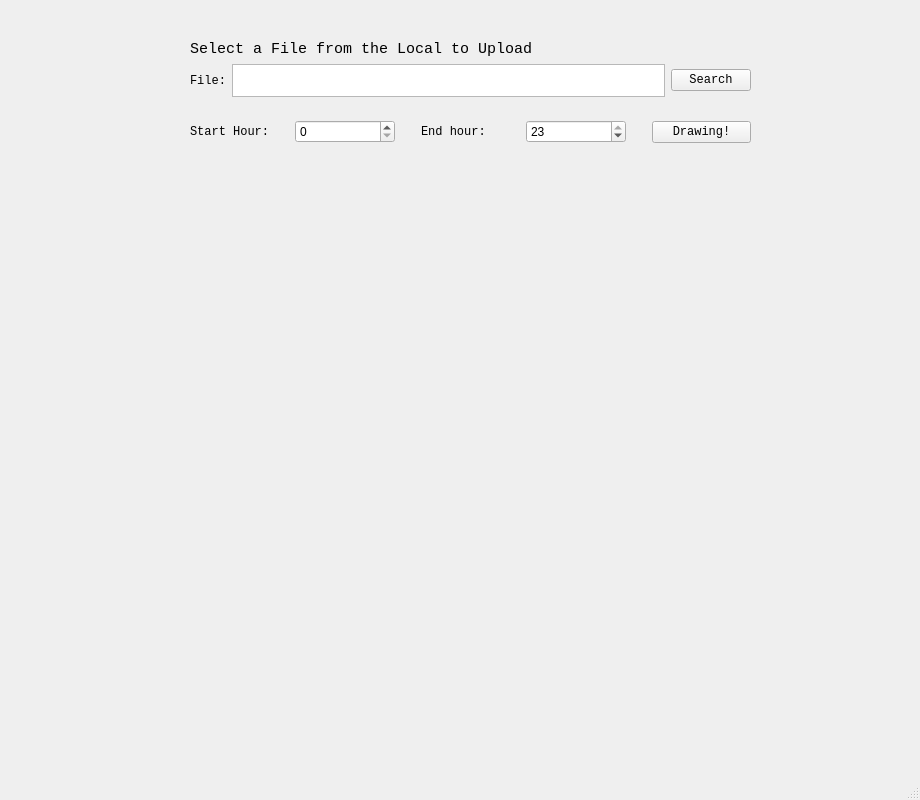
<?xml version="1.0" encoding="UTF-8"?>
<ui version="4.0">
 <class>MainWindow</class>
 <widget class="QMainWindow" name="MainWindow">
  <property name="geometry">
   <rect>
    <x>0</x>
    <y>0</y>
    <width>920</width>
    <height>800</height>
   </rect>
  </property>
  <property name="sizePolicy">
   <sizepolicy hsizetype="Expanding" vsizetype="Expanding">
    <horstretch>0</horstretch>
    <verstretch>0</verstretch>
   </sizepolicy>
  </property>
  <property name="windowTitle">
   <string>Chengdu Taxi Demands</string>
  </property>
  <widget class="QWidget" name="centralwidget">
   <widget class="QWidget" name="verticalLayoutWidget">
    <property name="geometry">
     <rect>
      <x>190</x>
      <y>40</y>
      <width>561</width>
      <height>121</height>
     </rect>
    </property>
    <layout class="QVBoxLayout" name="verticalLayout">
     <property name="sizeConstraint">
      <enum>QLayout::SetDefaultConstraint</enum>
     </property>
     <item>
      <widget class="QLabel" name="label">
       <property name="font">
        <font>
         <family>Consolas</family>
        </font>
       </property>
       <property name="text">
        <string>&lt;html&gt;&lt;head/&gt;&lt;body&gt;&lt;p&gt;&lt;span style=&quot; font-size:11pt;&quot;&gt;Select a File from the Local to Upload&lt;/span&gt;&lt;/p&gt;&lt;/body&gt;&lt;/html&gt;</string>
       </property>
      </widget>
     </item>
     <item>
      <layout class="QHBoxLayout" name="horizontalLayout">
       <item>
        <widget class="QLabel" name="label_2">
         <property name="font">
          <font>
           <family>Consolas</family>
          </font>
         </property>
         <property name="text">
          <string>File:</string>
         </property>
        </widget>
       </item>
       <item>
        <widget class="QTextEdit" name="textEdit">
         <property name="maximumSize">
          <size>
           <width>16777215</width>
           <height>33</height>
          </size>
         </property>
         <property name="readOnly">
          <bool>true</bool>
         </property>
        </widget>
       </item>
       <item>
        <widget class="QPushButton" name="pushButton">
         <property name="font">
          <font>
           <family>Consolas</family>
          </font>
         </property>
         <property name="text">
          <string>Search</string>
         </property>
        </widget>
       </item>
      </layout>
     </item>
     <item>
      <layout class="QHBoxLayout" name="horizontalLayout_4">
       <item>
        <widget class="QLabel" name="label_3">
         <property name="font">
          <font>
           <family>Consolas</family>
          </font>
         </property>
         <property name="text">
          <string>Start Hour:</string>
         </property>
        </widget>
       </item>
       <item>
        <widget class="QSpinBox" name="spinBox">
         <property name="maximum">
          <number>23</number>
         </property>
        </widget>
       </item>
       <item>
        <spacer name="verticalSpacer">
         <property name="orientation">
          <enum>Qt::Vertical</enum>
         </property>
         <property name="sizeHint" stdset="0">
          <size>
           <width>20</width>
           <height>40</height>
          </size>
         </property>
        </spacer>
       </item>
       <item>
        <widget class="QLabel" name="label_4">
         <property name="font">
          <font>
           <family>Consolas</family>
          </font>
         </property>
         <property name="text">
          <string>End hour:</string>
         </property>
        </widget>
       </item>
       <item>
        <widget class="QSpinBox" name="spinBox_2">
         <property name="maximum">
          <number>23</number>
         </property>
         <property name="value">
          <number>23</number>
         </property>
        </widget>
       </item>
       <item>
        <spacer name="verticalSpacer_2">
         <property name="orientation">
          <enum>Qt::Vertical</enum>
         </property>
         <property name="sizeHint" stdset="0">
          <size>
           <width>20</width>
           <height>40</height>
          </size>
         </property>
        </spacer>
       </item>
       <item>
        <widget class="QPushButton" name="pushButton_2">
         <property name="font">
          <font>
           <family>Consolas</family>
          </font>
         </property>
         <property name="text">
          <string>Drawing!</string>
         </property>
        </widget>
       </item>
      </layout>
     </item>
    </layout>
   </widget>
  </widget>
  <widget class="QMenuBar" name="menubar">
   <property name="geometry">
    <rect>
     <x>0</x>
     <y>0</y>
     <width>920</width>
     <height>21</height>
    </rect>
   </property>
  </widget>
  <widget class="QStatusBar" name="statusbar"/>
 </widget>
 <resources/>
 <connections/>
</ui>
